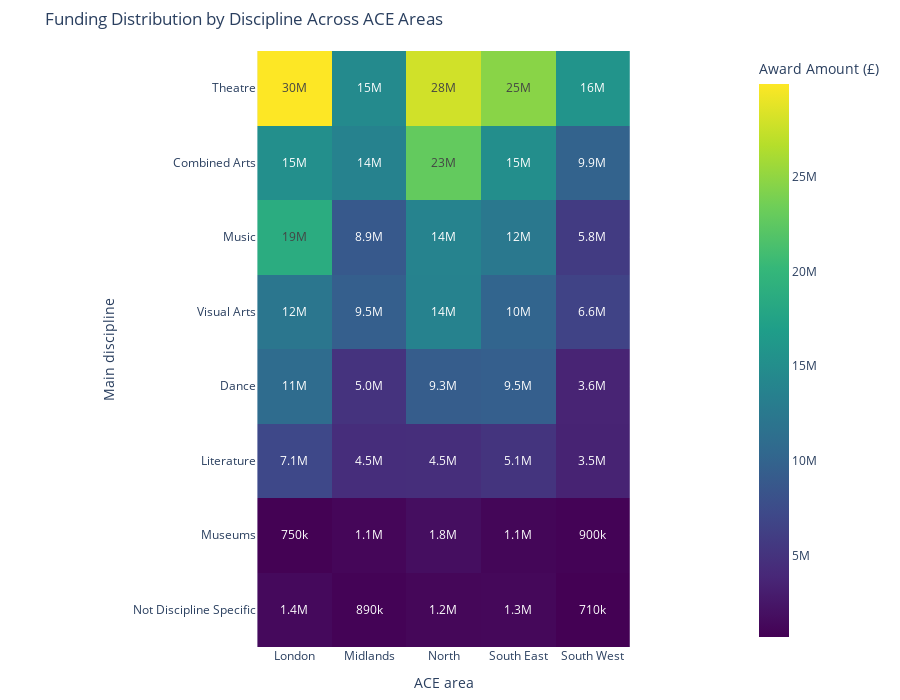

Write notebook code for a chart like this one.
### Code cell
# Get the data from the sheet
df_vis = df_eda.copy()
#df_pie_chart = df_vis(first_row_header=True)
#df_htmp = []
# Ensure Award amount is treated as numeric
df_vis['award_amount'] = pd.to_numeric(df_vis['award_amount'], errors='coerce')

# Group by ACE Area and Main discipline, then sum the Award amounts
discipline_by_area = df_vis.groupby(['ace_area', 'main_discipline'])['award_amount'].sum().reset_index()

# Create a pivot table for easier visualization
pivot_data = discipline_by_area.pivot(index='main_discipline', columns='ace_area', values='award_amount').fillna(0)

# Get the top disciplines by total award amount to keep the chart readable
top_disciplines = discipline_by_area.groupby('main_discipline')['award_amount'].sum().nlargest(8).index.tolist()
pivot_filtered = pivot_data.loc[top_disciplines]

# Create heatmap
fig = px.imshow(pivot_filtered,
                labels=dict(x="ACE area", y="Main discipline", color="Award Amount (£)"),
                title="Funding Distribution by Discipline Across ACE Areas",
                color_continuous_scale="Viridis",
                text_auto='.2s')  # Show values in cells with abbreviated format

# Update layout for better readability
fig.update_layout(
    height=700,
    margin=dict(l=150, r=50, t=50, b=50),
    coloraxis_colorbar=dict(title="Award Amount (£)")
)

# Improve y-axis readability
fig.update_yaxes(
    tickmode="array",
    tickvals=list(range(len(top_disciplines))),
    ticktext=top_disciplines
)

fig.show()

### Figure 1 — Plotly figure (JSON) as saved in the notebook; plotly's stock layout.template omitted (floating-point values rounded to 4 significant figures)
{"data": [{"coloraxis": "coloraxis", "hovertemplate": "ACE area: %{x}<br>Main discipline: %{y}<br>Award Amount (£): %{z}<extra></extra>", "name": "0", "texttemplate": "%{z:.2s}", "type": "heatmap", "x": ["London", "Midlands", "North", "South East", "South West"], "xaxis": "x", "y": ["Theatre", "Combined Arts", "Music", "Visual Arts", "Dance", "Literature", "Museums", "Not Discipline Specific"], "yaxis": "y", "z": [[29900000.0, 14570000.0, 27890000.0, 24650000.0, 15720000.0], [15170000.0, 13740000.0, 22810000.0, 15040000.0, 9920000.0], [18750000.0, 8863000.0, 13760000.0, 12400000.0, 5811000.0], [12240000.0, 9494000.0, 13720000.0, 10160000.0, 6634000.0], [10920000.0, 5030000.0, 9258000.0, 9537000.0, 3580000.0], [7129000.0, 4470000.0, 4502000.0, 5125000.0, 3498000.0], [752800.0, 1132000.0, 1788000.0, 1102000.0, 900200.0], [1400000.0, 894800.0, 1177000.0, 1289000.0, 708900.0]]}], "layout": {"coloraxis": {"colorbar": {"title": {"text": "Award Amount (£)"}}, "colorscale": [[0, "#440154"], [0.1111, "#482878"], [0.2222, "#3e4989"], [0.3333, "#31688e"], [0.4444, "#26828e"], [0.5556, "#1f9e89"], [0.6667, "#35b779"], [0.7778, "#6ece58"], [0.8889, "#b5de2b"], [1, "#fde725"]]}, "height": 700, "margin": {"b": 50, "l": 150, "r": 50, "t": 50}, "title": {"text": "Funding Distribution by Discipline Across ACE Areas"}, "xaxis": {"anchor": "y", "constrain": "domain", "domain": [0, 1], "scaleanchor": "y", "title": {"text": "ACE area"}}, "yaxis": {"anchor": "x", "autorange": "reversed", "constrain": "domain", "domain": [0, 1], "tickmode": "array", "ticktext": ["Theatre", "Combined Arts", "Music", "Visual Arts", "Dance", "Literature", "Museums", "Not Discipline Specific"], "tickvals": [0, 1, 2, 3, 4, 5, 6, 7], "title": {"text": "Main discipline"}}}}
